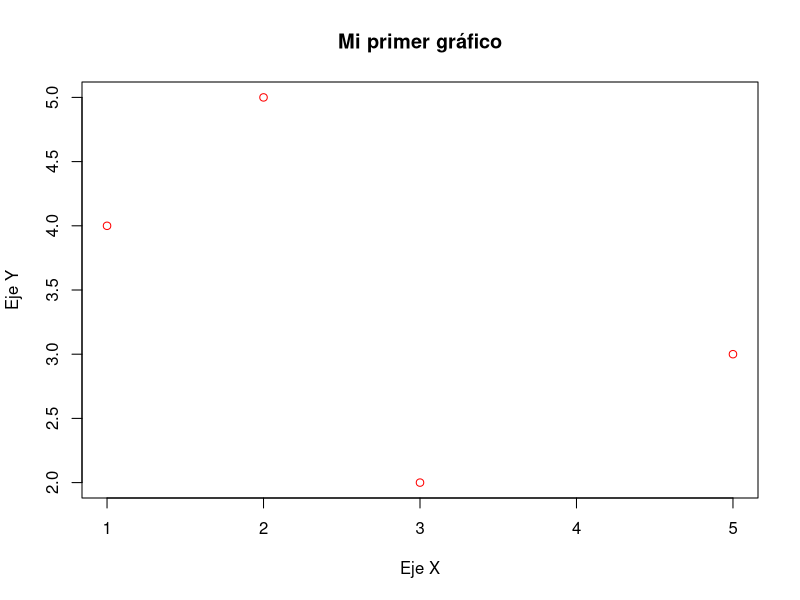
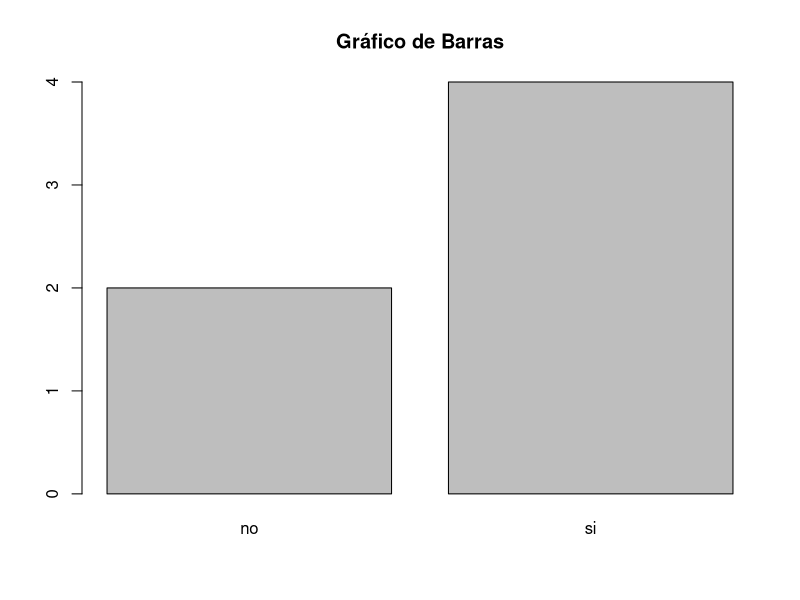

Reproduce these figures in R, in order.
x <- c(1, 2, 3, 5)
y <- c(4, 5, 2, 3)

plot(x, y, col = "red", main = "Mi primer gráfico", xlab = "Eje X", ylab = "Eje Y") # nolint

z <- as.factor(c("si", "si", "no", "si", "no", "si"))
plot(z, main = "Gráfico de Barras")